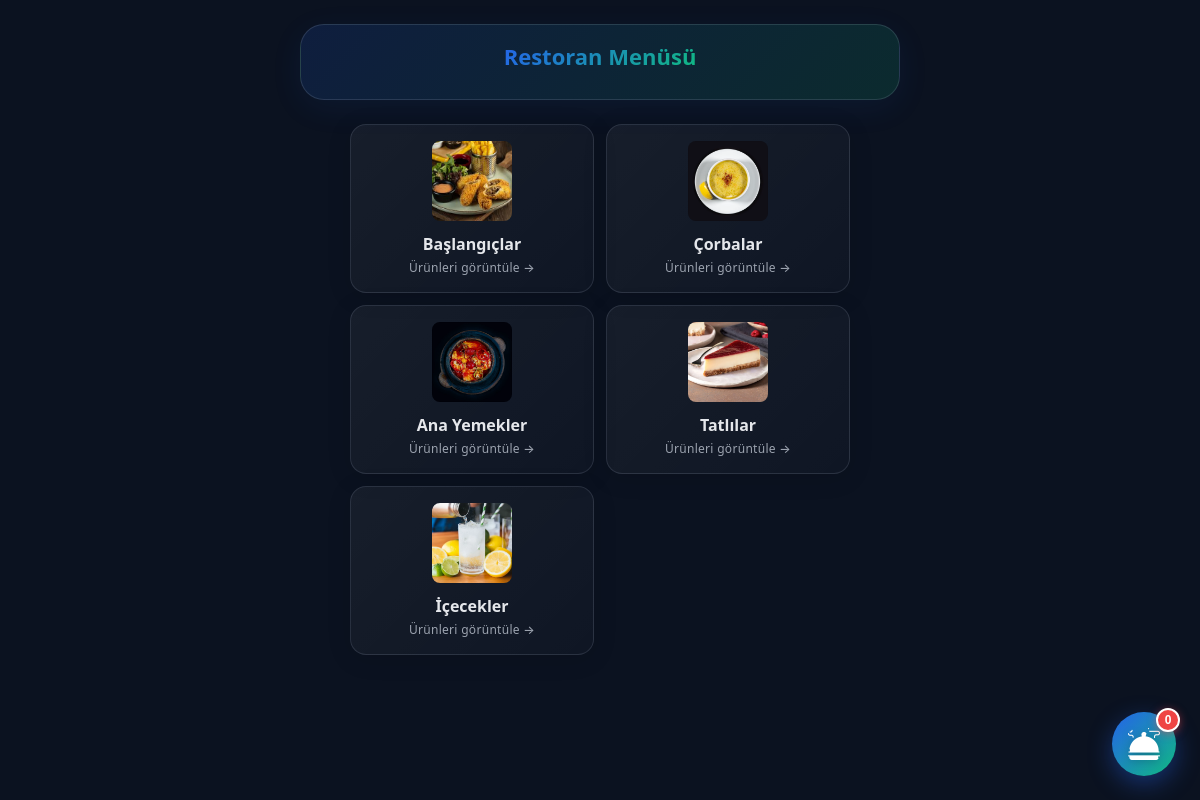
The app's page /customer/menu.php with its own data.
### tables this page shows
CREATE TABLE MenuCategories (
    category_id INT AUTO_INCREMENT PRIMARY KEY,
    category_name VARCHAR(50) NOT NULL UNIQUE,
    description TEXT,
    display_order INT DEFAULT 0,
    created_at TIMESTAMP DEFAULT CURRENT_TIMESTAMP
);

### customer/menu.php (the view, shortened to what this page needs)
<?php
$database = new Database();
$db = $database->getConnection();
$query = "SELECT category_id, category_name, display_order FROM MenuCategories ORDER BY display_order ASC, category_id ASC";
$stmt = $db->prepare($query);
$stmt->execute();
$allCats = $stmt->fetchAll(PDO::FETCH_ASSOC);
$data = [
    'Appetizers' => ['Başlangıçlar', '../assets/images/categories/appetizers.jpeg', 1, '#FF6B6B'],
    'Soups' => ['Çorbalar', '../assets/images/categories/soups.webp', 2, '#4ECDC4'],
    'Main Courses' => ['Ana Yemekler', '../assets/images/categories/main-courses.webp', 3, '#45B7D1'],
    'Desserts' => ['Tatlılar', '../assets/images/categories/desserts.webp', 4, '#FFA07A'],
    'Beverages' => ['İçecekler', '../assets/images/categories/beverages.webp', 5, '#98D8C8'],
    'Başlangıçlar' => ['Başlangıçlar', '../assets/images/categories/appetizers.jpeg', 1, '#FF6B6B'],
    'Çorbalar' => ['Çorbalar', '../assets/images/categories/soups.webp', 2, '#4ECDC4'],
    'Ana Yemekler' => ['Ana Yemekler', '../assets/images/categories/main-courses.webp', 3, '#45B7D1'],
    'Tatlılar' => ['Tatlılar', '../assets/images/categories/desserts.webp', 4, '#FFA07A'],
    'İçecekler' => ['İçecekler', '../assets/images/categories/beverages.webp', 5, '#98D8C8'],
];
$categories = [];
foreach ($allCats as $cat) {
    if (isset($data[$cat['category_name']])) {
        $info = $data[$cat['category_name']];
        $categories[] = [
            'category_id' => $cat['category_id'],
            'category_name' => $cat['category_name'],
            'tr_name' => $info[0],
            'icon' => $info[1],
            'order' => $cat['display_order'] ?? $info[2],
            'color' => $info[3],
        ];
    }
}
usort($categories, function($a, $b) {
    return $a['order'] - $b['order'];
});
require_once __DIR__ . '/../includes/layout/top.php';
?>
<main class="app">
    <div class="customer-container">
        <header class="customer-header">
            <div class="header-top" style="padding: 16px 20px !important; text-align: center; display: flex; justify-content: center; align-items: center;">
                <div class="header-greeting" style="text-align: center;">
                    <h1>Restoran Menüsü</h1>
                </div>
            </div>
        </header>
        <div class="menu-grid">
            <?php if (empty($categories)): ?>
                <div class="empty-state">
                    <p>📭 Kategori bulunamadı.</p>
                </div>
            <?php else: ?>
                <?php foreach ($categories as $cat): ?>
                    <a href="category.php?category_id=<?= (int)$cat['category_id'] ?>" class="category-card" style="--card-color: <?= $cat['color'] ?>;">
                        <div class="category-card__icon"><img src="<?= $cat['icon'] ?>" alt="<?= htmlspecialchars($cat['tr_name']) ?>" class="category-card__img"></div>
                        <h3 class="category-card__title"><?= htmlspecialchars($cat['tr_name']) ?></h3>
                        <p class="category-card__desc">Ürünleri görüntüle →</p>
                    </a>
                <?php endforeach; ?>
            <?php endif; ?>
        </div>
    </div>
    <button class="order-bubble" id="orderBubble" onclick="toggleOrderPanel()">
        <img src="../assets/images/serving-dishes.png" alt="Siparişler" class="order-bubble__icon">
        <span class="order-bubble__badge" id="orderBadge">0</span>
    </button>
</main>
<?php require_once __DIR__ . '/../includes/layout/bottom.php'; ?>

### assets/css/style.css (style rules this page uses)
.menu-grid { display: grid; grid-template-columns: repeat(2, minmax(0, 1fr)); gap: 12px; margin-bottom: 32px; }
.category-card, .menu-card { min-width: 0; }
.menu-card, .category-card { background: var(--card); border: 1px solid var(--line); border-radius: 16px; box-shadow: 0 4px 24px rgba(0, 0, 0, 0.08); padding: 22px 20px 18px; display: flex; flex-direction: column; align-items: flex-start; position: relative; transition: box-shadow 0.2s, border-color 0.2s; }
.menu-card__title, .category-card__title { font-size: 18px; font-weight: 600; margin: 0 0 6px; color: var(--text); }
.menu-card__desc, .category-card__desc { font-size: 14px; color: var(--muted); margin-bottom: 10px; }
:root { --bg: #0b1220; --card: rgba(17, 24, 39, 0.75); --card-solid: #111827; --text: #e5e7eb; --muted: #9ca3af; --line: rgba(148, 163, 184, 0.18); --primary: #2563eb; --primary-2: #1d4ed8; --shadow: 0 18px 60px rgba(0, 0, 0, .35); --radius: 18px; }
* { box-sizing: border-box; }
html, body { height: 100%; }
body { margin: 0; font-family: system-ui, -apple-system, Segoe UI, Roboto, Arial; background: var(--bg); color: var(--text); }
a { color: inherit; }
.app { min-height: 100%; }
.header-top { display: flex; justify-content: space-between; align-items: flex-start; }
.header-greeting h1 { margin: 0 0 8px; font-size: 32px; color: var(--text); }
.menu-grid { display: grid; grid-template-columns: 1fr 2.2fr; gap: 16px; align-items: start; }
@media (max-width: 1200px) { .menu-grid { grid-template-columns: 1fr; } }
.page-customer .menu-grid { display: grid !important; grid-template-columns: repeat(2, 1fr) !important; gap: 12px !important; }
.page-customer .menu-grid .category-card { width: auto !important; min-width: 0 !important; grid-column: auto !important; }

### records on screen
menucategories: shows a picture, category_name "Başlangıçlar"
menucategories: shows a picture, category_name "Çorbalar"
menucategories: shows a picture, category_name "Ana Yemekler"
menucategories: shows a picture, category_name "Tatlılar"
menucategories: shows a picture, category_name "İçecekler"
